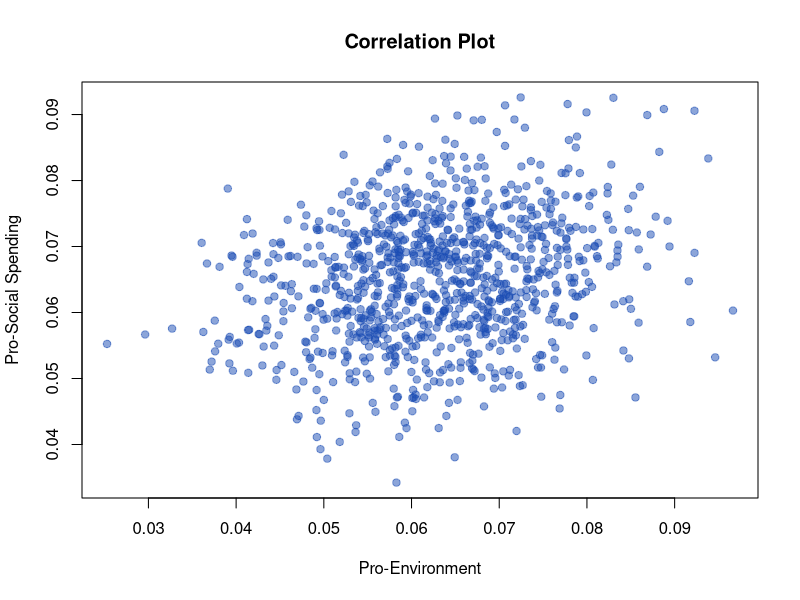
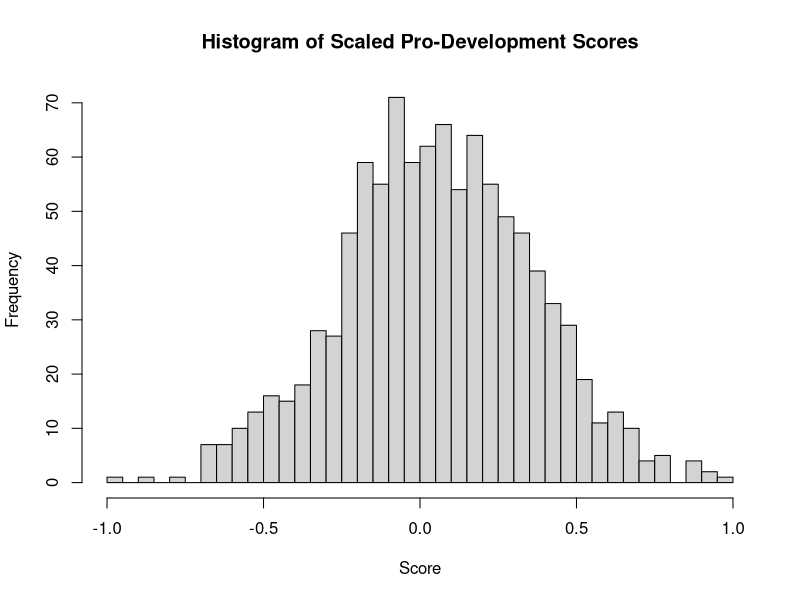
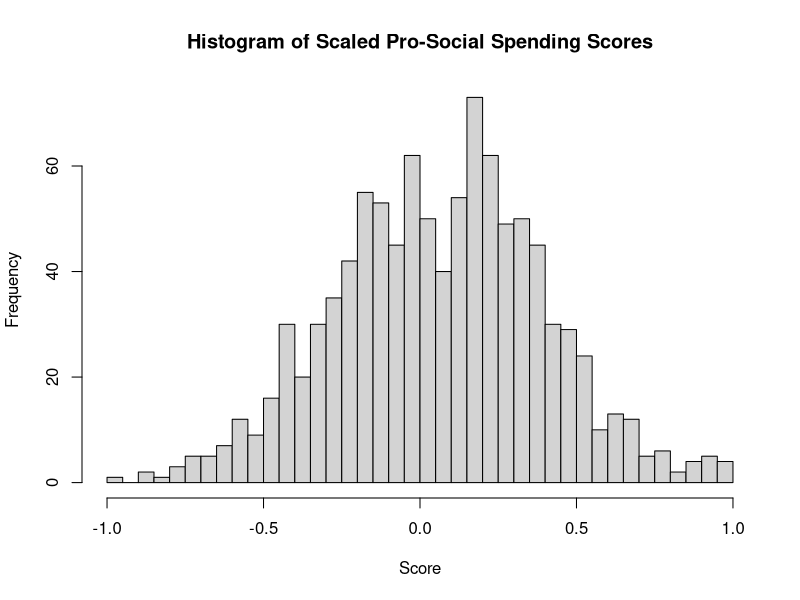
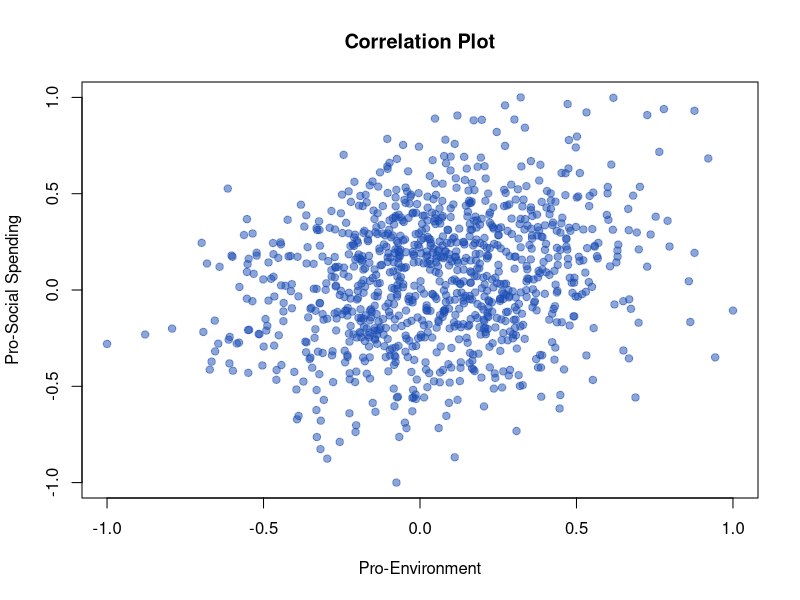

The R source for these figures, in order: (Note: this script raises an error after producing the figures.)
# Bimodal Policy Dimensions
# with coorelation between the dimensions

set.seed(123)  # Ensure reproducibility

# Define number of simulated voters
num_voters <- 1000

# Bimodal distribution parameters for both dimensions
# For pro_environment
mean_env <- c(0.2, 0.8)  # Means for the two peaks
sd_env <- 0.1            # Standard deviation for both peaks

# For pro_social_spending
mean_spending <- c(0.3, 0.7)  # Means for the two peaks
sd_spending <- 0.1            # Standard deviation for both peaks

# Define correlation between the two dimensions
correlation <- 0.5  # Correlation coefficient (e.g., 0.5 for positive correlation)

# Covariance matrix based on specified standard deviations and correlation
cov_matrix <- matrix(c(sd_env^2, correlation*sd_env*sd_spending,
                       correlation*sd_env*sd_spending, sd_spending^2), nrow=2)

# Cholesky decomposition of the covariance matrix
L <- chol(cov_matrix)

# Generate bimodal normal distributions uncorrelated initially
group1 <- mapply(rnorm, n=num_voters/2, mean=mean_env, sd=sd_env)
group2 <- mapply(rnorm, n=num_voters/2, mean=mean_spending, sd=sd_spending)
mix <- rbind(group1, group2)

# Introduce correlation using Cholesky decomposition
correlated_variables <- t(L %*% t(mix))

# Combine the results
voters <- as.data.frame(correlated_variables)
colnames(voters) <- c("pro_environment", "pro_social_spending")

# Shuffle the rows to randomize voter order
voters <- voters[sample(1:nrow(voters)), ]

# Output diagnostics to examine the variables
head(voters)
plot(voters$pro_environment, voters$pro_social_spending, main="Correlation Plot",
     xlab="Pro-Environment", ylab="Pro-Social Spending", pch=19, col=rgb(0.1, 0.3, 0.7, 0.5))

# Re-scale the Data (The correlation decomposition reduced the range)
# Define the scaling function

scale_to_range <- function(vector, new_min, new_max) {
  old_min <- min(vector)
  old_max <- max(vector)
  # Normalize to [0, 1], then scale to [new_min, new_max]
  scaled_vector <- new_min + (new_max - new_min) * ((vector - old_min) / (old_max - old_min))
  return(scaled_vector)
}


# Apply the scaling function to each column
voters$pro_environment <- scale_to_range(voters$pro_environment, -1, 1)
voters$pro_social_spending <- scale_to_range(voters$pro_social_spending, -1, 1)

# Optional diagnostic output to check the results
head(voters)

hist(voters$pro_environment, main="Histogram of Scaled Pro-Development Scores", xlab="Score", breaks=30)
hist(voters$pro_social_spending, main="Histogram of Scaled Pro-Social Spending Scores", xlab="Score", breaks=30)

plot(voters$pro_environment, voters$pro_social_spending, main="Correlation Plot",
     xlab="Pro-Environment", ylab="Pro-Social Spending", pch=19, col=rgb(0.1, 0.3, 0.7, 0.5))

# If the Candidates are available add them to the plot

candidates <- t(weights)
colnames(candidates) <- c("Environment", "Social Spending")

candidates <- as_tibble(candidates)

plot(candidates$Environment, candidates$`Social Spending`)
